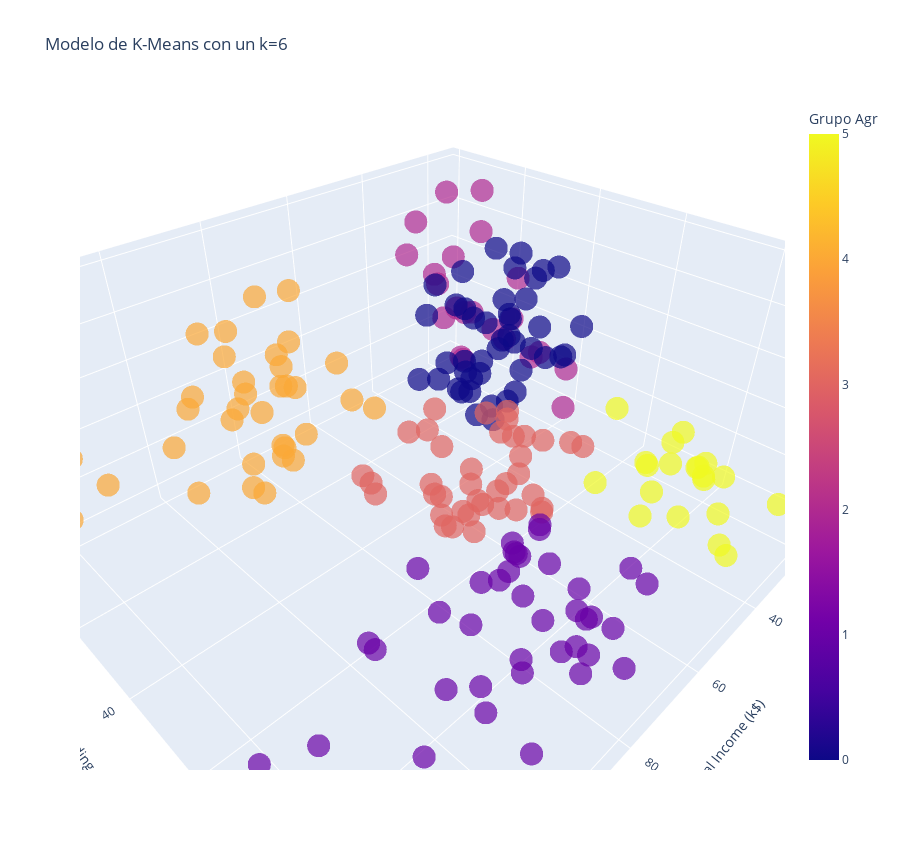

The notebook cell this image was saved under:
### Code cell
# Modificado:  Crear un modelo 3D de los datos agrupados

Grafica_3D = px.scatter_3d(Database, x='Annual Income (k$)', y='Spending Score (1-100)', z='Age', color='Grupo Agr', symbol='Grupo Agr', symbol_map={0: 'circle', 1: 'circle', 2: 'circle', 3: 'circle', 4: 'circle', 5: 'circle'}, opacity=0.7, width=900, height=850, title=f'Modelo de K-Means con un k={6}', labels={'label': 'Cluster'}, color_discrete_map={})
Grafica_3D.update_layout(showlegend=False)

### Figure 1 — Plotly figure (JSON) as saved in the notebook; plotly's stock layout.template omitted (floating-point values rounded to 4 significant figures)
{"data": [{"hovertemplate": "Grupo Agr=%{marker.color}<br>Annual Income (k$)=%{x}<br>Spending Score (1-100)=%{y}<br>Age=%{z}<extra></extra>", "legendgroup": "2", "marker": {"color": [2, 2, 2, 2, 2, 2, 2, 2, 2, 2, 2, 2, 2, 2, 2, 2, 2, 2, 2, 2, 2, 2], "coloraxis": "coloraxis", "opacity": 0.7, "symbol": "circle"}, "mode": "markers", "name": "2", "scene": "scene", "showlegend": true, "type": "scatter3d", "x": [15, 16, 17, 18, 19, 19, 20, 20, 21, 23, 24, 25, 28, 28, 29, 30, 33, 33, 34, 37, 39, 39], "y": [39, 6, 40, 6, 3, 14, 15, 13, 35, 29, 35, 5, 14, 32, 31, 4, 4, 14, 17, 26, 36, 28], "z": [19, 20, 31, 35, 64, 67, 58, 37, 35, 52, 35, 46, 54, 45, 40, 60, 53, 49, 42, 36, 48, 49]}, {"hovertemplate": "Grupo Agr=%{marker.color}<br>Annual Income (k$)=%{x}<br>Spending Score (1-100)=%{y}<br>Age=%{z}<extra></extra>", "legendgroup": "5", "marker": {"color": [5, 5, 5, 5, 5, 5, 5, 5, 5, 5, 5, 5, 5, 5, 5, 5, 5, 5, 5, 5, 5, 5], "coloraxis": "coloraxis", "opacity": 0.7, "symbol": "circle"}, "mode": "markers", "name": "5", "scene": "scene", "showlegend": true, "type": "scatter3d", "x": [15, 16, 17, 18, 19, 19, 20, 20, 21, 23, 24, 25, 28, 28, 29, 30, 33, 33, 34, 37, 38, 39], "y": [81, 77, 76, 94, 72, 99, 77, 79, 66, 98, 73, 73, 82, 61, 87, 73, 92, 81, 73, 75, 92, 65], "z": [21, 23, 22, 23, 30, 35, 24, 22, 20, 35, 25, 31, 29, 35, 23, 21, 18, 21, 30, 20, 24, 24]}, {"hovertemplate": "Grupo Agr=%{marker.color}<br>Annual Income (k$)=%{x}<br>Spending Score (1-100)=%{y}<br>Age=%{z}<extra></extra>", "legendgroup": "0", "marker": {"color": [0, 0, 0, 0, 0, 0, 0, 0, 0, 0, 0, 0, 0, 0, 0, 0, 0, 0, 0, 0, 0, 0, 0, 0, 0, 0, 0, 0, 0, 0, 0, 0, 0, 0, 0, 0, 0, 0, 0, 0, 0, 0, 0, 0], "coloraxis": "coloraxis", "opacity": 0.7, "symbol": "circle"}, "mode": "markers", "name": "0", "scene": "scene", "showlegend": true, "type": "scatter3d", "x": [38, 40, 42, 43, 43, 43, 44, 44, 46, 46, 47, 47, 48, 48, 48, 49, 49, 50, 50, 54, 54, 54, 54, 54, 54, 54, 57, 58, 59, 60, 60, 61, 62, 62, 62, 63, 63, 63, 63, 63, 65, 65, 67, 67], "y": [35, 55, 52, 60, 45, 41, 50, 46, 46, 56, 52, 59, 51, 50, 48, 55, 42, 49, 56, 47, 53, 42, 51, 41, 44, 46, 58, 46, 55, 49, 47, 42, 48, 59, 56, 50, 46, 43, 48, 52, 43, 59, 43, 57], "z": [65, 50, 49, 59, 50, 47, 51, 69, 53, 70, 67, 54, 63, 43, 68, 70, 47, 60, 60, 59, 45, 49, 57, 67, 46, 48, 55, 50, 68, 48, 47, 48, 49, 67, 49, 66, 54, 68, 66, 65, 63, 49, 51, 50]}, {"hovertemplate": "Grupo Agr=%{marker.color}<br>Annual Income (k$)=%{x}<br>Spending Score (1-100)=%{y}<br>Age=%{z}<extra></extra>", "legendgroup": "3", "marker": {"color": [3, 3, 3, 3, 3, 3, 3, 3, 3, 3, 3, 3, 3, 3, 3, 3, 3, 3, 3, 3, 3, 3, 3, 3, 3, 3, 3, 3, 3, 3, 3, 3, 3, 3, 3, 3, 3, 3], "coloraxis": "coloraxis", "opacity": 0.7, "symbol": "circle"}, "mode": "markers", "name": "3", "scene": "scene", "showlegend": true, "type": "scatter3d", "x": [39, 40, 40, 40, 42, 43, 46, 46, 48, 48, 48, 54, 54, 54, 54, 54, 57, 58, 59, 60, 60, 60, 60, 61, 62, 62, 62, 63, 64, 64, 65, 65, 67, 67, 69, 70, 72, 76], "y": [61, 47, 42, 42, 60, 54, 51, 55, 59, 59, 47, 54, 48, 52, 55, 57, 55, 60, 41, 40, 42, 52, 50, 49, 41, 55, 42, 54, 42, 46, 48, 50, 56, 40, 58, 29, 34, 40], "z": [31, 27, 29, 31, 33, 31, 27, 19, 18, 19, 32, 26, 40, 23, 38, 21, 22, 34, 18, 40, 32, 24, 27, 20, 23, 26, 21, 19, 38, 19, 18, 19, 27, 38, 40, 23, 25, 28]}, {"hovertemplate": "Grupo Agr=%{marker.color}<br>Annual Income (k$)=%{x}<br>Spending Score (1-100)=%{y}<br>Age=%{z}<extra></extra>", "legendgroup": "1", "marker": {"color": [1, 1, 1, 1, 1, 1, 1, 1, 1, 1, 1, 1, 1, 1, 1, 1, 1, 1, 1, 1, 1, 1, 1, 1, 1, 1, 1, 1, 1, 1, 1, 1, 1, 1, 1, 1, 1, 1], "coloraxis": "coloraxis", "opacity": 0.7, "symbol": "circle"}, "mode": "markers", "name": "1", "scene": "scene", "showlegend": true, "type": "scatter3d", "x": [69, 70, 71, 71, 71, 72, 73, 73, 74, 75, 76, 77, 77, 78, 78, 78, 78, 78, 78, 79, 81, 85, 86, 87, 87, 87, 88, 88, 93, 97, 98, 99, 101, 103, 103, 113, 120, 126], "y": [91, 77, 95, 75, 75, 71, 88, 73, 72, 93, 87, 97, 74, 90, 88, 76, 89, 78, 73, 83, 93, 75, 95, 63, 75, 92, 86, 69, 90, 86, 88, 97, 68, 85, 69, 91, 79, 74], "z": [39, 31, 40, 38, 39, 31, 29, 32, 35, 32, 32, 28, 32, 34, 39, 38, 27, 30, 30, 29, 31, 36, 33, 32, 28, 36, 30, 27, 35, 32, 29, 30, 28, 36, 32, 38, 35, 32]}, {"hovertemplate": "Grupo Agr=%{marker.color}<br>Annual Income (k$)=%{x}<br>Spending Score (1-100)=%{y}<br>Age=%{z}<extra></extra>", "legendgroup": "4", "marker": {"color": [4, 4, 4, 4, 4, 4, 4, 4, 4, 4, 4, 4, 4, 4, 4, 4, 4, 4, 4, 4, 4, 4, 4, 4, 4, 4, 4, 4, 4, 4, 4, 4, 4, 4], "coloraxis": "coloraxis", "opacity": 0.7, "symbol": "circle"}, "mode": "markers", "name": "4", "scene": "scene", "showlegend": true, "type": "scatter3d", "x": [71, 71, 71, 73, 73, 74, 75, 77, 77, 78, 78, 78, 78, 78, 78, 79, 81, 85, 86, 87, 87, 87, 88, 88, 93, 97, 98, 99, 101, 103, 103, 113, 120, 126], "y": [35, 11, 9, 5, 7, 10, 5, 12, 36, 22, 17, 20, 16, 1, 1, 35, 5, 26, 20, 27, 13, 10, 13, 15, 14, 32, 15, 39, 24, 17, 23, 8, 16, 28], "z": [43, 59, 47, 20, 44, 19, 57, 25, 48, 34, 43, 44, 47, 37, 34, 56, 19, 50, 42, 36, 40, 36, 52, 58, 59, 37, 46, 41, 54, 41, 34, 33, 47, 45]}], "layout": {"coloraxis": {"colorbar": {"title": {"text": "Grupo Agr"}}, "colorscale": [[0, "#0d0887"], [0.1111, "#46039f"], [0.2222, "#7201a8"], [0.3333, "#9c179e"], [0.4444, "#bd3786"], [0.5556, "#d8576b"], [0.6667, "#ed7953"], [0.7778, "#fb9f3a"], [0.8889, "#fdca26"], [1, "#f0f921"]]}, "height": 850, "legend": {"title": {"text": "Grupo Agr"}, "tracegroupgap": 0}, "scene": {"aspectmode": "auto", "aspectratio": {"x": 1.342, "y": 1.185, "z": 0.6288}, "camera": {"center": {"x": 0, "y": 0, "z": 0}, "eye": {"x": 0.9379, "y": 0.9379, "z": 0.9379}, "projection": {"type": "perspective"}, "up": {"x": 0, "y": 0, "z": 1}}, "domain": {"x": [0, 1], "y": [0, 1]}, "xaxis": {"title": {"text": "Annual Income (k$)"}, "type": "linear"}, "yaxis": {"title": {"text": "Spending Score (1-100)"}, "type": "linear"}, "zaxis": {"title": {"text": "Age"}, "type": "linear"}}, "showlegend": false, "title": {"text": "Modelo de K-Means con un k=6"}, "width": 900}}
